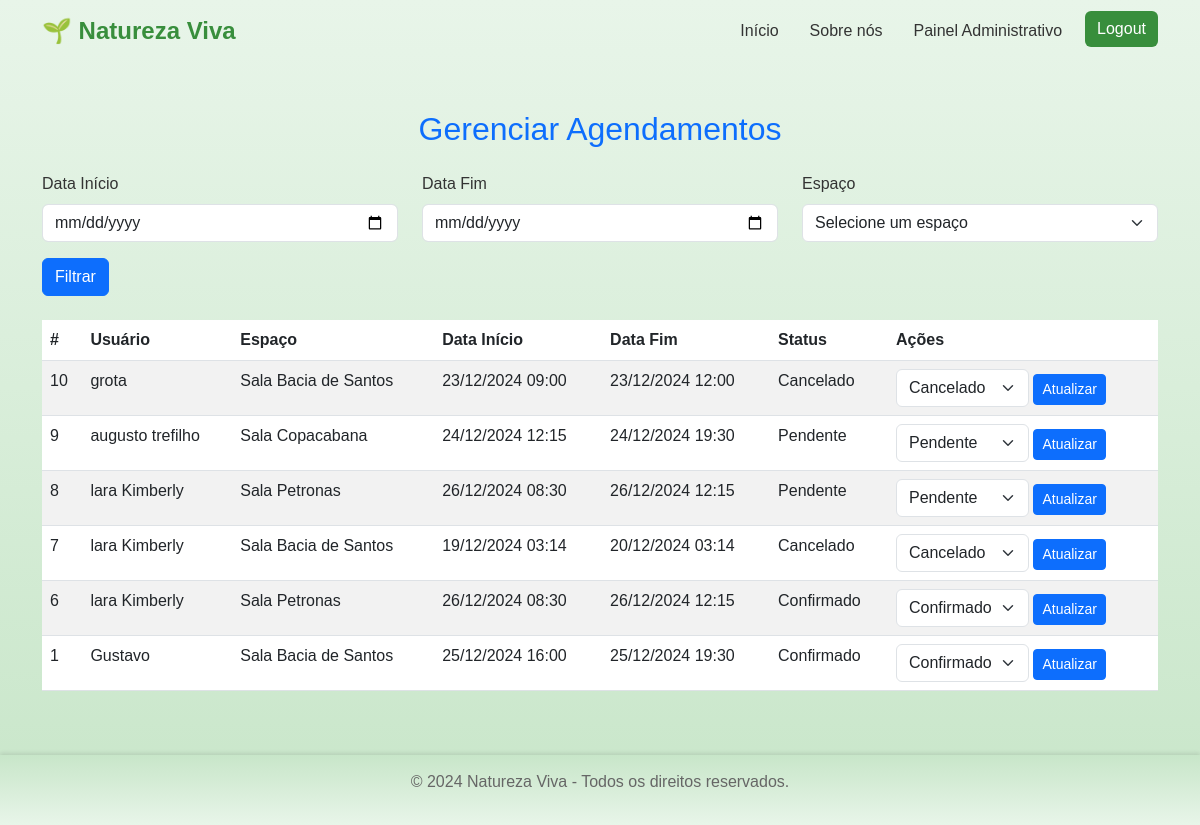
The page /naturezaviva/gerenciar_agendamentos.php (signed in) on the database its author committed.
### tables this page shows
CREATE TABLE `agendamentos` (
  `id` int(11) NOT NULL,
  `id_usuario` int(11) NOT NULL,
  `id_espaco` int(11) NOT NULL,
  `data_inicio` datetime NOT NULL,
  `data_fim` datetime NOT NULL,
  `status` enum('pendente','confirmado','finalizado','cancelado') DEFAULT 'pendente',
  `data_criacao` timestamp NOT NULL DEFAULT current_timestamp()
);

CREATE TABLE `usuarios` (
  `id` int(11) NOT NULL,
  `nome` varchar(255) NOT NULL,
  `email` varchar(255) NOT NULL,
  `senha` varchar(255) NOT NULL,
  `cpf` varchar(11) NOT NULL,
  `tipo_usuario` enum('admin','usuario') DEFAULT 'usuario',
  `data_cadastro` timestamp NOT NULL DEFAULT current_timestamp(),
  `status` enum('ativo','inativo') DEFAULT 'ativo',
  `ultimo_login` timestamp NULL DEFAULT NULL,
  `primeiro_login` enum('sim','nao') DEFAULT 'sim'
);

CREATE TABLE `espacos` (
  `id` int(11) NOT NULL,
  `nome` varchar(255) NOT NULL,
  `descricao` text DEFAULT NULL,
  `capacidade` int(11) DEFAULT NULL,
  `preco` decimal(10,2) DEFAULT NULL,
  `status` enum('disponivel','indisponivel') DEFAULT 'disponivel',
  `data_criacao` timestamp NOT NULL DEFAULT current_timestamp()
);

### naturezaviva/gerenciar_agendamentos.php (the view, shortened to what this page needs)
<?php
include('db_connection.php');
$data_inicio_filtro = isset($_GET['data_inicio']) ? $_GET['data_inicio'] : '';
$data_fim_filtro = isset($_GET['data_fim']) ? $_GET['data_fim'] : '';
$sql = "
    SELECT a.id, u.nome AS usuario, e.nome AS espaco, a.data_inicio, a.data_fim, a.status
    FROM agendamentos a
    JOIN usuarios u ON a.id_usuario = u.id
    JOIN espacos e ON a.id_espaco = e.id
    WHERE 1=1
";
$sql .= " ORDER BY a.data_criacao DESC";
$result = $conn->query($sql);
?>
<!DOCTYPE html>
<html lang="pt-br">
<head>
    <link href="https://cdn.jsdelivr.net/npm/bootstrap@5.3.0/dist/css/bootstrap.min.css" rel="stylesheet">
    <link rel="stylesheet" href="css/index.css">
</head>
<body>
    <?php include('navbar.php'); ?>
    <div class="container my-5">
        <h2 class="text-center text-primary mb-4">Gerenciar Agendamentos</h2>
        <div class="mb-4">
            <form method="GET">
                <div class="row">
                    <div class="col-md-4">
                        <label for="data_inicio" class="form-label">Data Início</label>
                        <input type="date" name="data_inicio" class="form-control" value="<?= $data_inicio_filtro ?>">
                    </div>
                    <div class="col-md-4">
                        <label for="data_fim" class="form-label">Data Fim</label>
                        <input type="date" name="data_fim" class="form-control" value="<?= $data_fim_filtro ?>">
                    </div>
                    <div class="col-md-4">
                        <label for="espaco" class="form-label">Espaço</label>
                        <select name="espaco" class="form-select">
                            <option value="">Selecione um espaço</option>
                        </select>
                    </div>
                </div>
                <button type="submit" class="btn btn-primary mt-3">Filtrar</button>
            </form>
        </div>
        <table class="table table-striped">
            <thead>
                <tr>
                    <th>#</th>
                    <th>Usuário</th>
                    <th>Espaço</th>
                    <th>Data Início</th>
                    <th>Data Fim</th>
                    <th>Status</th>
                    <th>Ações</th>
                </tr>
            </thead>
            <tbody>
                <?php while ($row = $result->fetch_assoc()) { ?>
                    <tr>
                        <td><?= $row['id'] ?></td>
                        <td><?= $row['usuario'] ?></td>
                        <td><?= $row['espaco'] ?></td>
                        <td><?= date('d/m/Y H:i', strtotime($row['data_inicio'])) ?></td>
                        <td><?= date('d/m/Y H:i', strtotime($row['data_fim'])) ?></td>
                        <td><?= ucfirst($row['status']) ?></td>
                        <td>
                            <form method="POST" class="d-inline">
                                <select name="status" class="form-select d-inline w-auto">
                                    <option value="pendente" <?= $row['status'] === 'pendente' ? 'selected' : '' ?>>Pendente</option>
                                    <option value="confirmado" <?= $row['status'] === 'confirmado' ? 'selected' : '' ?>>Confirmado</option>
                                    <option value="cancelado" <?= $row['status'] === 'cancelado' ? 'selected' : '' ?>>Cancelado</option>
                                </select>
                                <button type="submit" name="atualizar_status" class="btn btn-sm btn-primary">Atualizar</button>
                            </form>
                        </td>
                    </tr>
                <?php } ?>
            </tbody>
        </table>
    </div>
</body>
<?php include('footer.php'); ?>
</html>

### naturezaviva/css/index.css (style rules this page uses)
body { font-family: 'Arial', sans-serif; margin: 0; padding: 0; display: flex; flex-direction: column; min-height: 100vh; background: linear-gradient(to bottom, #e8f5e9, #c8e6c9); color: #333; }

### rows shown on the page
agendamentos: id "10", id_usuario.nome "grota", id_espaco.nome "Sala Bacia de Santos", data_inicio "23/12/2024 09:00", data_fim "23/12/2024 12:00", status "Cancelado"
agendamentos: id "9", id_usuario.nome "augusto trefilho", id_espaco.nome "Sala Copacabana", data_inicio "24/12/2024 12:15", data_fim "24/12/2024 19:30", status "Pendente"
agendamentos: id "8", id_usuario.nome "lara Kimberly", id_espaco.nome "Sala Petronas", data_inicio "26/12/2024 08:30", data_fim "26/12/2024 12:15", status "Pendente"
agendamentos: id "7", id_usuario.nome "lara Kimberly", id_espaco.nome "Sala Bacia de Santos", data_inicio "19/12/2024 03:14", data_fim "20/12/2024 03:14", status "Cancelado"
agendamentos: id "6", id_usuario.nome "lara Kimberly", id_espaco.nome "Sala Petronas", data_inicio "26/12/2024 08:30", data_fim "26/12/2024 12:15", status "Confirmado"
agendamentos: id "1", id_usuario.nome "Gustavo", id_espaco.nome "Sala Bacia de Santos", data_inicio "25/12/2024 16:00", data_fim "25/12/2024 19:30", status "Confirmado"
